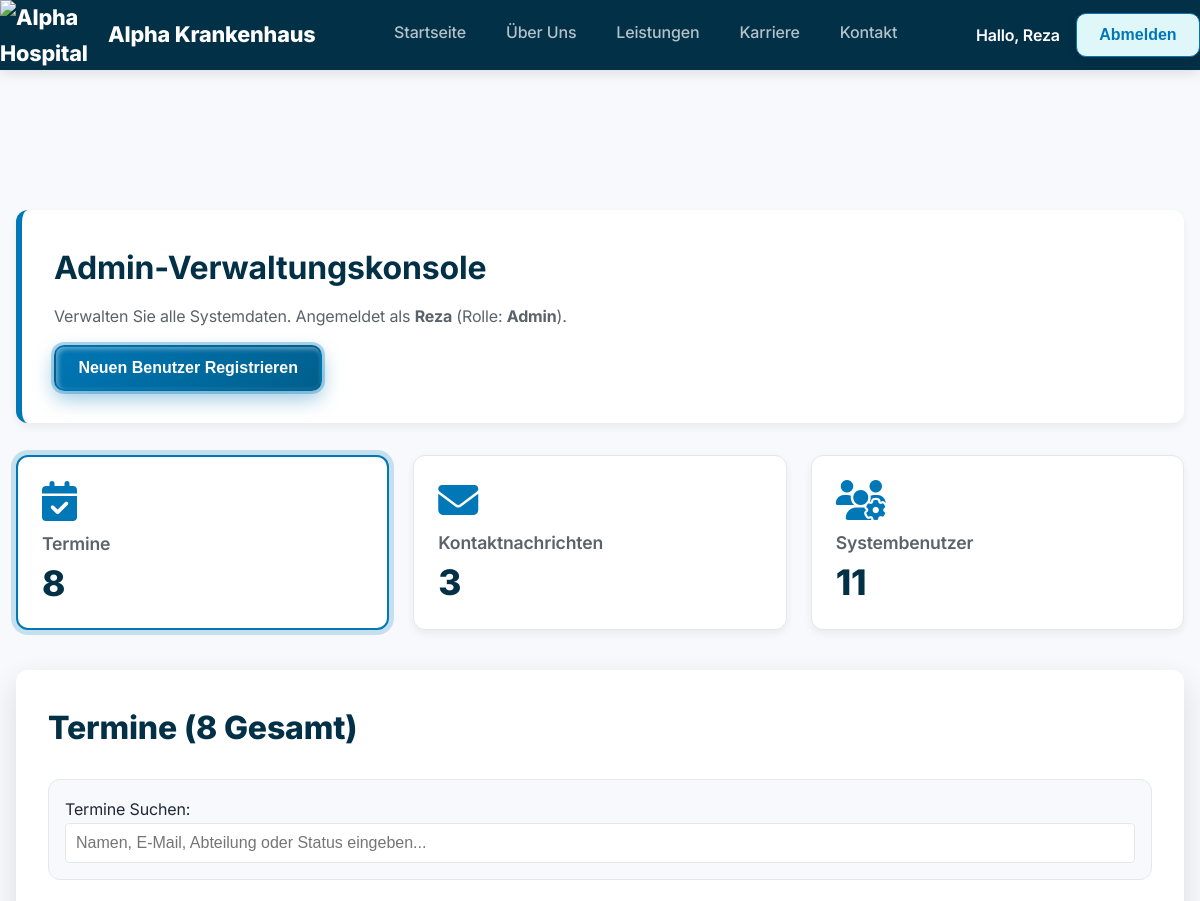
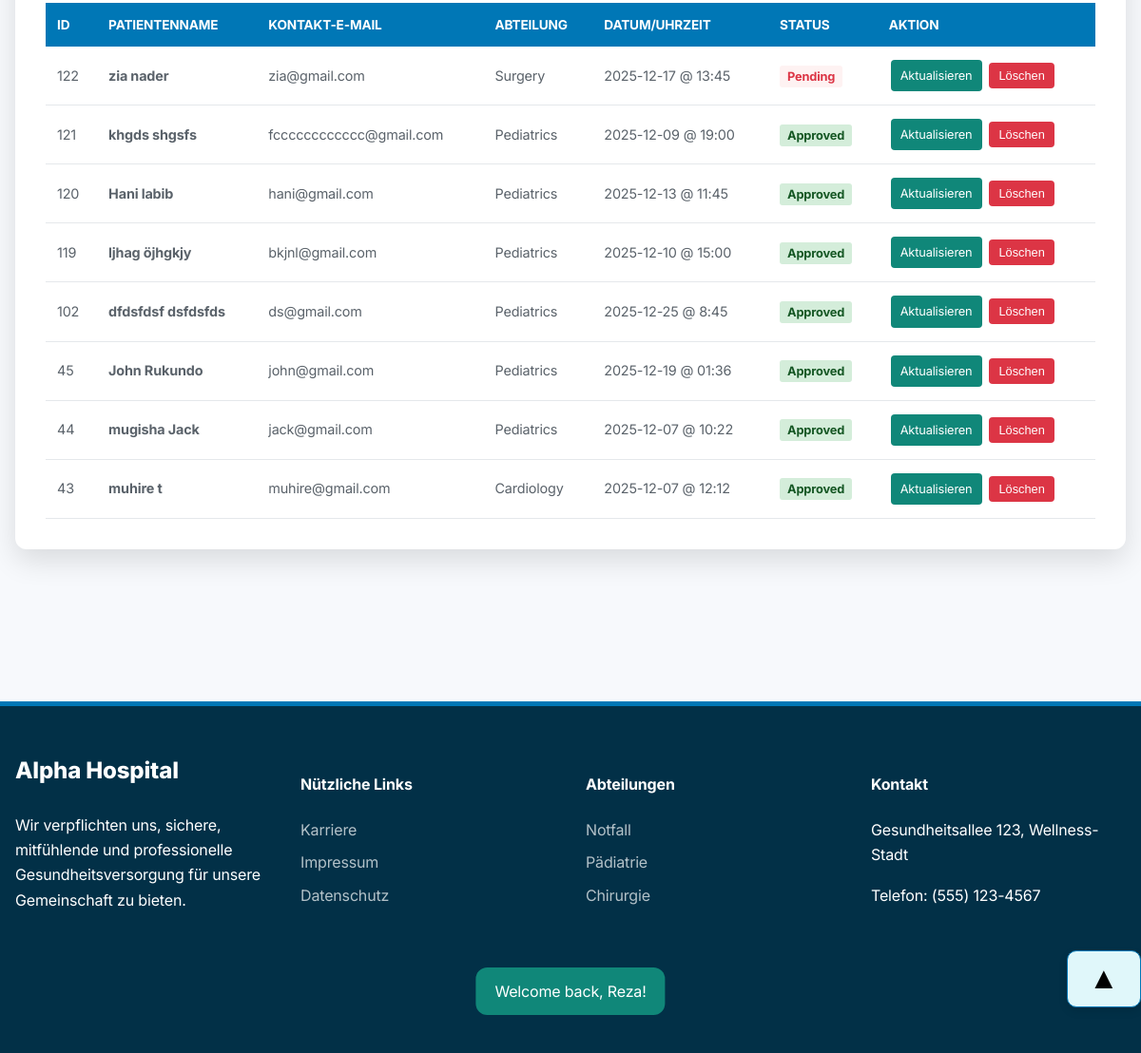
Screenshot of /admin.php (signed in) with the database file from the repository (2 pictures, top to bottom).
### tables this page shows
CREATE TABLE `appointments` (
  `id` int(11) NOT NULL,
  `first_name` varchar(120) NOT NULL,
  `last_name` varchar(120) NOT NULL,
  `email` varchar(255) NOT NULL,
  `phone` varchar(50) DEFAULT NULL,
  `appt_date` date NOT NULL,
  `appt_time` varchar(50) NOT NULL,
  `department` varchar(120) DEFAULT NULL,
  `doctor` varchar(120) DEFAULT NULL,
  `reason` text DEFAULT NULL,
  `created_at` timestamp NOT NULL DEFAULT current_timestamp(),
  `status` varchar(20) NOT NULL DEFAULT 'Pending',
  `approved_by_user_id` int(11) DEFAULT NULL
);

### config.php (called while the page is built, shortened)
<?php
function flash($key, $value = null)
{
if ($value === null) {
 if (isset($_SESSION['flash'][$key])) {
 $msg = $_SESSION['flash'][$key];
 return $msg;
 }
return null;
 } else {
 $_SESSION['flash'][$key] = $value;
 }
}
?>

### admin.php (the view, shortened to what this page needs)
<?php
require_once __DIR__ . '/config.php';
$appointments = $pdo->query("SELECT *, COALESCE(status, 'Pending') as status FROM appointments ORDER BY created_at DESC")->fetchAll();
$messages = $pdo->query("SELECT * FROM messages ORDER BY created_at DESC")->fetchAll();
$users = $pdo->query("
    SELECT
        user_id AS id,
        full_name AS user_name,
        email,
        role AS user_role,
        created_at
    FROM users
    ORDER BY created_at DESC
")->fetchAll();
?>
<!DOCTYPE html>
<html lang="de">
<head>
    <link rel="stylesheet" href="styles.css">
    <link rel="stylesheet" href="https://cdnjs.cloudflare.com/ajax/libs/font-awesome/6.5.1/css/all.min.css"
 />
</head>
<body>
    <?php include 'header.php'; ?>
    <?php
    if ($msg = flash('success')) {
        echo '<div class="toast visible auto-dismiss-toast" style="background: var(--color-tertiary, #108779);">' . htmlspecialchars($msg) . '</div>';
    }
    ?>
    <main class="admin-main">
        <div class="container">
            <div class="admin-header-section">
                <h1 style="margin:0; color:var(--color-dark-bg);">Admin-Verwaltungskonsole</h1>
                <p style="margin: 0.5rem 0 1rem; color:var(--color-text-medium);">
                    Verwalten Sie alle Systemdaten. Angemeldet als
                    <strong><?= htmlspecialchars($_SESSION['user_name']) ?></strong> (Rolle:
                    <strong><?= htmlspecialchars($_SESSION['user_role']) ?></strong>).
                </p>
                <button class="btn btn-primary" id="openRegisterModal">Neuen Benutzer Registrieren</button>
            </div>
            <div class="dashboard-grid">
                <div class="summary-card active" data-target="appointments">
                    <i class="fas fa-calendar-check card-icon"></i>
                    <p class="card-title">Termine</p>
                    <p class="card-number"><?= count($appointments) ?></p>
                </div>
                <div class="summary-card" data-target="messages">
                    <i class="fas fa-envelope card-icon"></i>
                    <p class="card-title">Kontaktnachrichten</p>
                    <p class="card-number"><?= count($messages) ?></p>
                </div>
                <div class="summary-card" data-target="users">
                    <i class="fas fa-users-cog card-icon"></i>
                    <p class="card-title">Systembenutzer</p>
                    <p class="card-number"><?= count($users) ?></p>
                </div>
            </div>
            <div class="admin-content-area">
                <div class="table-section active" id="appointments-section">
                    <h2 class="section-title" style="text-align: left;">Termine (<?= count($appointments) ?> Gesamt)
                    </h2>
                    <div class="filter-container">
                        <label for="adminApptFilter">Termine Suchen:</label>
                        <input type="text" id="adminApptFilter" class="filter-input"
                            placeholder="Namen, E-Mail, Abteilung oder Status eingeben...">
                    </div>
                    <table class="admin-table" id="adminApptTable">
                        <thead>
                            <tr>
                                <th>ID</th>
                                <th>Patientenname</th>
                                <th>Kontakt-E-Mail</th>
                                <th>Abteilung</th>
                                <th>Datum/Uhrzeit</th>
                                <th>Status</th>
                                <th>Aktion</th>
                            </tr>
                        </thead>
                        <tbody>
                            <?php foreach ($appointments as $appt): ?>
                                <tr>
                                    <td><?= htmlspecialchars($appt['id']) ?></td>
                                    <td class="patient-name">
                                        <?= htmlspecialchars($appt['first_name'] . ' ' . $appt['last_name']) ?>
                                    </td>
                                    <td><?= htmlspecialchars($appt['email']) ?></td>
                                    <td><?= htmlspecialchars($appt['department']) ?></td>
                                    <td><?= htmlspecialchars($appt['appt_date']) ?> @
                                        <?= htmlspecialchars($appt['appt_time']) ?>
                                    </td>
                                    <td>
                                        <span class="status-badge status-badge-<?= htmlspecialchars($appt['status']) ?>">
                                            <?= htmlspecialchars($appt['status']) ?>
                                        </span>
                                    </td>
                                    <td>
                                        <a href="edit_form.php?type=appointment&id=<?= $appt['id'] ?>"
                                            class="btn-update">Aktualisieren</a>
                                        <form action="delete_record.php" method="POST"
                                            onsubmit="return confirm('Diesen Termin löschen?');" style="display:inline;">
                                            <button type="submit" class="btn-delete">Löschen</button>
                                        </form>
                                    </td>
                                </tr>
                            <?php endforeach; ?>
                        </tbody>
                    </table>
                </div>
            </div>
        </div>
    </main>
    <?php require_once __DIR__ . '/footer.php'; ?>
</body>
</html>

### header.php (shortened to what this page needs)
<?php
require_once __DIR__ . '/config.php';
?>
<!doctype html>
<html lang="de">
<head>
    <link rel="stylesheet" href="styles.css" />
</head>
<body>
    <header class="header">
        <div class="container header-content">
            <a href="index.php" class="logo">
  <img src="images/logo.png" alt="Alpha Hospital Logo" class="logo-img">
  <span>Alpha Krankenhaus</span>
</a>
            <nav class="nav-menu" aria-label="Primäre Navigation">
                <a href="index.php" class="nav-link">Startseite</a>
                <a href="about.php" class="nav-link">Über Uns</a>
                <a href="services.php" class="nav-link">Leistungen</a>
                <a href="career.php" class="nav-link">Karriere</a>
                <a href="contact.php" class="nav-link">Kontakt</a>
            </nav>
            <div class="header-auth">
                <?php if (!empty($_SESSION['user_id'])): ?>
                    <div style="display:flex; gap:.5rem; align-items:center">
                        <a href="admin.php" style="text-decoration: none; display: flex; align-items: center;">
                        <span style="color:#fff; font-weight:600; margin-right:.5rem">
                            Hallo, <?= htmlspecialchars($_SESSION['user_name'] ?? 'Benutzer'); ?>
                        </span></a>
                        <form method="post" action="logout.php" style="margin:0">
                            <button class="btn btn-secondary" type="submit">Abmelden</button>
                        </form>
                    </div>
                <?php else: ?>
                    <button id="headerLoginBtn" class="btn btn-primary cta-btn-desktop">Anmelden</button>
                <?php endif; ?>
            </div>
        </div>
    </header>

### footer.php (shortened to what this page needs)
<footer class="footer" aria-label="Fußzeile">
    <div class="container footer-grid">
        <div>
            <h3 class="footer-logo">Alpha Hospital</h3>
            <p>Wir verpflichten uns, sichere, mitfühlende und professionelle Gesundheitsversorgung für unsere Gemeinschaft zu bieten.</p>
        </div>
        <div>
            <h4>Nützliche Links</h4>
            <ul>
                <li><a href="career.php">Karriere</a></li>
                <li><a href="impressum.php">Impressum</a></li>
                <li><a href="datenschutz.php">Datenschutz</a></li>
            </ul>
        </div>
        <div>
            <h4>Abteilungen</h4>
            <ul>
                <li><a href="#">Notfall</a></li>
                <li><a href="#">Pädiatrie</a></li>
                <li><a href="#">Chirurgie</a></li>
            </ul>
        </div>
        <div>
            <h4>Kontakt</h4>
            <p>Gesundheitsallee 123, Wellness-Stadt</p>
            <p>Telefon: (555) 123-4567</p>
        </div>
    </div>
    <div class="footer-back-to-top">
        <a href="#top" class="btn btn-secondary" style ="text-decoration:none; color:black;display:inline-block; text-align:center;">
            <span style="font-size:2rem; line-height:1; " >▲<br></span>        </a>
    </div>
</footer>
</body>
</html>

### styles.css (style rules this page uses)
:root { --color-primary: #0077b6; --color-primary-light: rgb(49, 95, 119); --color-primary-dark: #005f8c; --color-tertiary: #108779; --color-secondary: #e0f7fa; --color-secondary-text: #0077b6; --color-dark-bg: #023047; --color-text-dark: #1f2937; --color-text-medium: #5a626a; --bg-light: #f7f9fc; --bg-white: #ffffff; --color-border-subtle: #e5e8eb; --shadow-xs: 0 1px 2px rgba(0, 0, 0, 0.03); --shadow-sm: 0 4px 8px rgba(0, 0, 0, 0.06); --shadow-md: 0 12px 30px rgba(0, 0, 0, 0.12); --card-shadow: var(--shadow-sm), var(--shadow-md); --overlap-card-shadow: 0 15px 40px rgba(0, 0, 0, 0.15); --header-height: 70px; --border-radius: 12px; --color-error: #dc3545; }
* { box-sizing: border-box; }
.logo { display: flex; align-items: center; gap: 0.6rem; text-decoration: none; }
.logo-img { width: 100px; height: 70px; object-fit: contain; display: block; }
html { scroll-behavior: smooth; }
html, body { height: 100%; margin: 0; }
body { font-family: "Inter", sans-serif; background: var(--bg-light); color: var(--color-text-dark); line-height: 1.65; font-weight: 400; -webkit-font-smoothing: antialiased; letter-spacing: -0.01em; }
.container { max-width: 1280px; margin: 0 auto; padding: 0 1rem; }
.header { background: var(--color-dark-bg); position: sticky; top: 0; z-index: 100; box-shadow: 0 4px 12px rgba(0, 0, 0, 0.1); height: var(--header-height); display: flex; align-items: center; }
.header-content { display: flex; align-items: center; justify-content: space-between; gap: 1.5rem; width: 100%; padding: 0.75rem 0; }
.logo { font-weight: 800; color: var(--bg-white); font-size: 1.35rem; display: flex; align-items: center; gap: 0.5rem; text-decoration: none; }
.nav-menu { display: none; gap: 2.5rem; }
.nav-menu a { text-decoration: none; color: rgba(255, 255, 255, 0.7); font-weight: 500; position: relative; padding-bottom: 0.4rem; transition: color 0.3s ease; }
.nav-menu a::after { content: ""; position: absolute; left: 0; bottom: 0; height: 3px; width: 100%; background: var(--color-primary); transform: scaleX(0); transform-origin: left; transition: transform 0.3s ease; }
.btn { display: inline-flex; align-items: center; justify-content: center; padding: 0.75rem 1.4rem; text-decoration: none; font-weight: 600; cursor: pointer; transition: all 0.4s cubic-bezier(0.25, 0.8, 0.25, 1); border-radius: 10px; border: none; font-size: 1rem; }
.btn-primary { background: linear-gradient( 145deg, var(--color-primary), var(--color-primary-dark) ); color: #fff; border: 2px solid transparent; box-shadow: inset 2px 2px 5px rgba(255, 255, 255, 0.4), 0 0 0 3px rgba(0, 119, 182, 0.3), 0 8px 20px rgba(0, 119, 182, 0.4); }
.btn-secondary { background: var(--color-secondary); color: var(--color-secondary-text); border: 1px solid var(--color-primary); box-shadow: 0 4px 10px rgba(0, 0, 0, 0.1); transition: all 0.3s ease; }
.section-title { text-align: center; font-size: 2rem; margin: 0 0 1.5rem; font-weight: 800; color: var(--color-dark-bg); }
.footer { background: var(--color-dark-bg); color: #fff; padding: 3rem 0; margin-top: 4rem; border-top: 5px solid var(--color-primary); }
.footer-grid { display: grid; grid-template-columns: 1fr; gap: 2rem; padding: 0 1rem; }
.footer a { color: rgba(255, 255, 255, 0.7); text-decoration: none; }
.footer-logo { font-size: 1.5rem; font-weight: 800; margin-top: 0; }
.footer ul { list-style: none; padding: 0; }
.footer li { margin-bottom: 0.5rem; }
.footer-back-to-top { margin-top: 1.5rem; text-align: right; color: rgb(157, 157, 224); }
.toast { position: fixed; left: 50%; transform: translateX(-50%); bottom: 30px; background: var(--color-primary-dark); color: #fff; padding: 0.75rem 1.25rem; border-radius: var(--border-radius); opacity: 0; transition: all 0.35s ease; z-index: 9999; }
.toast.visible { opacity: 1; transform: translateX(-50%) translateY(-10px); }
@media (min-width: 640px) { .footer-grid { grid-template-columns: repeat(2, 1fr); } }
@media (min-width: 768px) { .nav-menu { display: flex; } }
@media (min-width: 768px) { .footer-grid { grid-template-columns: repeat(4, 1fr); } }

### rows the page displays
appointments: id "122", first_name+last_name "zia nader", email "zia@gmail.com", department "Surgery", appt_date "2025-12-17", appt_time "13:45", status "Pending"
appointments: id "121", first_name+last_name "khgds shgsfs", email "fcccccccccccc@gmail.com", department "Pediatrics", appt_date "2025-12-09", appt_time "19:00", status "Approved"
appointments: id "120", first_name+last_name "Hani labib", email "hani@gmail.com", department "Pediatrics", appt_date "2025-12-13", appt_time "11:45", status "Approved"
appointments: id "119", first_name+last_name "ljhag öjhgkjy", email "bkjnl@gmail.com", department "Pediatrics", appt_date "2025-12-10", appt_time "15:00", status "Approved"
appointments: id "102", first_name+last_name "dfdsfdsf dsfdsfds", email "ds@gmail.com", department "Pediatrics", appt_date "2025-12-25", appt_time "8:45", status "Approved"
appointments: id "45", first_name+last_name "John Rukundo", email "john@gmail.com", department "Pediatrics", appt_date "2025-12-19", appt_time "01:36", status "Approved"
appointments: id "44", first_name+last_name "mugisha Jack", email "jack@gmail.com", department "Pediatrics", appt_date "2025-12-07", appt_time "10:22", status "Approved"
appointments: id "43", first_name+last_name "muhire t", email "muhire@gmail.com", department "Cardiology", appt_date "2025-12-07", appt_time "12:12", status "Approved"

### other values shown
$_SESSION['user_name'] "Reza"
$msg "Welcome back, Reza!"
$_SESSION['user_role'] "Admin"
count($appointments) "8"
count($messages) "3"
count($users) "11"
